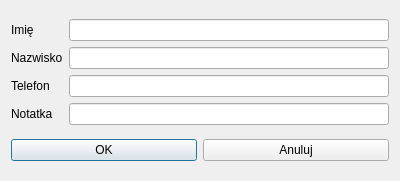
<?xml version="1.0" encoding="UTF-8"?>
<ui version="4.0">
 <class>ClientDialog</class>
 <widget class="QDialog" name="ClientDialog">
  <property name="geometry">
   <rect>
    <x>0</x>
    <y>0</y>
    <width>400</width>
    <height>181</height>
   </rect>
  </property>
  <property name="windowTitle">
   <string>Dialog</string>
  </property>
  <layout class="QVBoxLayout" name="verticalLayout">
   <item>
    <layout class="QGridLayout" name="gridLayout">
     <item row="2" column="1">
      <widget class="QLabel" name="LLsurname">
       <property name="text">
        <string>Nazwisko</string>
       </property>
      </widget>
     </item>
     <item row="4" column="1">
      <widget class="QLabel" name="LLnote">
       <property name="text">
        <string>Notatka</string>
       </property>
      </widget>
     </item>
     <item row="1" column="1">
      <widget class="QLabel" name="LLname">
       <property name="text">
        <string>Imię</string>
       </property>
      </widget>
     </item>
     <item row="1" column="2">
      <widget class="QLineEdit" name="LEname"/>
     </item>
     <item row="2" column="2">
      <widget class="QLineEdit" name="LEsurname"/>
     </item>
     <item row="3" column="2">
      <widget class="QLineEdit" name="LEphone"/>
     </item>
     <item row="4" column="2">
      <widget class="QLineEdit" name="LEnote"/>
     </item>
     <item row="3" column="1">
      <widget class="QLabel" name="LLphone">
       <property name="text">
        <string>Telefon</string>
       </property>
      </widget>
     </item>
    </layout>
   </item>
   <item>
    <layout class="QHBoxLayout" name="horizontalLayout">
     <item>
      <widget class="QPushButton" name="PBok">
       <property name="text">
        <string>OK</string>
       </property>
      </widget>
     </item>
     <item>
      <widget class="QPushButton" name="PBanuluj">
       <property name="text">
        <string>Anuluj</string>
       </property>
      </widget>
     </item>
    </layout>
   </item>
  </layout>
 </widget>
 <tabstops>
  <tabstop>LEname</tabstop>
  <tabstop>LEsurname</tabstop>
  <tabstop>LEphone</tabstop>
  <tabstop>LEnote</tabstop>
  <tabstop>PBok</tabstop>
  <tabstop>PBanuluj</tabstop>
 </tabstops>
 <resources/>
 <connections/>
</ui>
